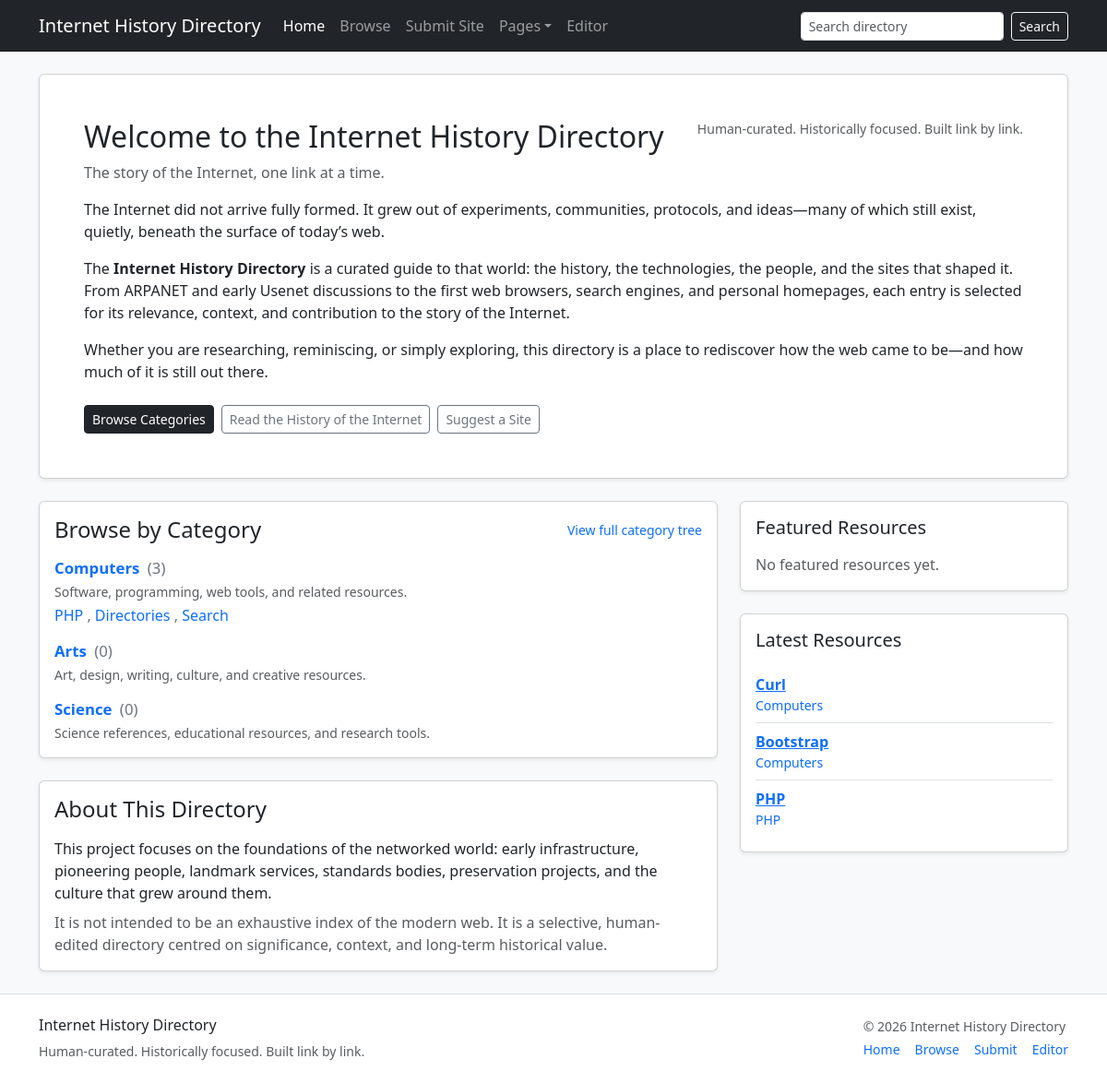
The page / on the database its author committed.
### tables this page shows
CREATE TABLE categories (
    id INT UNSIGNED AUTO_INCREMENT PRIMARY KEY,
    parent_id INT UNSIGNED NULL,
    slug VARCHAR(150) NOT NULL,
    path VARCHAR(500) NOT NULL,
    name VARCHAR(150) NOT NULL,
    description TEXT NULL,
    sort_order INT NOT NULL DEFAULT 0,
    is_active TINYINT(1) NOT NULL DEFAULT 1,
    is_featured TINYINT(1) NOT NULL DEFAULT 0,
    source_type ENUM('manual','dmoz_import') NOT NULL DEFAULT 'manual',
    source_key VARCHAR(255) NULL,
    import_batch_id INT UNSIGNED NULL,
    created_at DATETIME NOT NULL DEFAULT CURRENT_TIMESTAMP,
    updated_at DATETIME NOT NULL DEFAULT CURRENT_TIMESTAMP,
    CONSTRAINT fk_categories_parent FOREIGN KEY (parent_id) REFERENCES categories(id) ON DELETE SET NULL,
    UNIQUE KEY uq_categories_path (path(191)),
    KEY idx_categories_parent (parent_id),
    KEY idx_categories_slug (slug),
    KEY idx_categories_import_batch (import_batch_id)
);

CREATE TABLE sites (
    id INT UNSIGNED AUTO_INCREMENT PRIMARY KEY,
    category_id INT UNSIGNED NOT NULL,
    title VARCHAR(255) NOT NULL,
    slug VARCHAR(180) NOT NULL,
    url VARCHAR(2083) NULL,
    normalized_url VARCHAR(2083) NULL,
    content_type ENUM('link','text') NOT NULL DEFAULT 'link',
    description TEXT NOT NULL,
    body_text MEDIUMTEXT NULL,
    text_source_note VARCHAR(255) NULL,
    text_author VARCHAR(255) NULL,
    language_code VARCHAR(10) NULL,
    country_code VARCHAR(10) NULL,
    status ENUM('active','dead','flagged') NOT NULL DEFAULT 'active',
    source_type ENUM('manual','submission','dmoz_import') NOT NULL DEFAULT 'manual',
    source_key VARCHAR(255) NULL,
    original_title VARCHAR(255) NULL,
    original_description TEXT NULL,
    original_url VARCHAR(2083) NULL,
    import_batch_id INT UNSIGNED NULL,
    submitted_by_user_id INT UNSIGNED NULL,
    is_reviewed TINYINT(1) NOT NULL DEFAULT 1,
    approved_at DATETIME NULL,
    is_active TINYINT(1) NOT NULL DEFAULT 1,
    is_featured TINYINT(1) NOT NULL DEFAULT 0,
    created_at DATETIME NOT NULL DEFAULT CURRENT_TIMESTAMP,
    updated_at DATETIME NOT NULL DEFAULT CURRENT_TIMESTAMP,
    CONSTRAINT fk_sites_category FOREIGN KEY (category_id) REFERENCES categories(id) ON DELETE CASCADE,
    CONSTRAINT fk_sites_submitted_by FOREIGN KEY (submitted_by_user_id) REFERENCES users(id) ON DELETE SET NULL,
    KEY idx_sites_category (category_id),
    KEY idx_sites_status (status),
    KEY idx_sites_source_type (source_type),
    KEY idx_sites_import_batch (import_batch_id),
    UNIQUE KEY uq_sites_normalized_url (normalized_url(191))
);

### app/Core/Controller.php (called while the page is built, shortened)
<?php
class Controller
{
    protected function view(string $view, array $data = []): void
    {
        $data['headerSearchQuery'] = $data['headerSearchQuery'] ?? trim((string) ($_GET['q'] ?? ''));
        extract($data, EXTR_SKIP);
        $viewFile = dirname(__DIR__) . '/Views/' . $view . '.php';
        require dirname(__DIR__) . '/Views/layouts/header.php';
        require $viewFile;
        require dirname(__DIR__) . '/Views/layouts/footer.php';
    }
}

### app/Controllers/HomeController.php (called while the page is built, shortened)
<?php
class HomeController extends Controller
{
    public function index(): void
    {
        $categoryModel = new Category($this->db);
        $siteModel = new Site($this->db);
        $this->view('home/index', [
            'categories' => $categoryModel->homeDirectoryIndex(5),
            'featuredSites' => $siteModel->featured(),
            'latestSites' => $siteModel->latest(),
            'pageTitle' => 'Home',
        ]);
    }
}

### public/index.php (called while the page is built, shortened)
<?php
$basePath = dirname(__DIR__);
require $basePath . '/app/helpers.php';
$appConfig = require $basePath . '/config/app.php';
$dbConfig = require $basePath . '/config/database.php';
$db = new App\Core\Database($dbConfig);
$router = new App\Core\Router();
$router->dispatch($_SERVER['REQUEST_METHOD'], $_SERVER['REQUEST_URI'], $db, $appConfig);

### app/helpers.php (called while the page is built, shortened)
<?php
function config(string $key, $default = null)
{
    $config = $GLOBALS['app_config'] ?? [];
    return $config[$key] ?? $default;
}
function e(?string $value): string
{
    return htmlspecialchars((string) $value, ENT_QUOTES, 'UTF-8');
}
function base_url(string $path = ''): string
{
    $base = rtrim((string) config('base_url', ''), '/');
    $path = '/' . ltrim($path, '/');
    if ($base === '') {
        return $path;
    }
    return $base . $path;
}
function display_name(?string $name): string
{
    return str_replace('_', ' ', (string) $name);
}
function is_text_entry(array $site): bool
{
    return (($site['content_type'] ?? 'link') === 'text');
}

### app/Core/Database.php (called while the page is built, shortened)
<?php
class Database
{
    private PDO $pdo;
    public function __construct(array $config)
    {
        $dsn = sprintf(
            'mysql:host=%s;port=%d;dbname=%s;charset=%s',
            $config['host'],
            $config['port'],
            $config['database'],
            $config['charset']
        );
        $this->pdo = new PDO($dsn, $config['username'], $config['password'], [
            PDO::ATTR_ERRMODE => PDO::ERRMODE_EXCEPTION,
            PDO::ATTR_DEFAULT_FETCH_MODE => PDO::FETCH_ASSOC,
        ]);
    }
    public function query(string $sql, array $params = []): PDOStatement
    {
        $stmt = $this->pdo->prepare($sql);
        $stmt->execute($params);
        return $stmt;
    }
    public function fetchAll(string $sql, array $params = []): array
    {
        return $this->query($sql, $params)->fetchAll();
    }
}

### app/Models/Category.php (called while the page is built, shortened)
<?php
class Category
{
    protected Database $db;
    public function __construct(Database $db)
    {
        $this->db = $db;
    }
    public function homeDirectoryIndex(int $featuredChildrenLimit = 5): array
    {
        $roots = $this->db->fetchAll(
            "SELECT
                c.id,
                c.name,
                c.path,
                c.description,
                c.sort_order
             FROM categories c
             WHERE c.parent_id IS NULL
               AND c.is_active = 1
             ORDER BY c.sort_order ASC, c.name ASC"
        );
        $rootIds = array_map(static fn (array $row): int => (int) $row['id'], $roots);
        $children = $this->db->fetchAll(
            'SELECT id, parent_id, name, path, sort_order
             FROM categories
             WHERE parent_id IN (' . implode(',', array_fill(0, count($rootIds), '?')) . ')
               AND is_active = 1
             ORDER BY sort_order ASC, name ASC',
            $rootIds
        );
        return $roots;
    }
}

### app/Models/Site.php (called while the page is built, shortened)
<?php
class Site extends Model
{
    public function latest(int $limit = 8): array
    {
        return $this->db->fetchAll(
            'SELECT s.*, c.name AS category_name, c.path AS category_path
             FROM sites s
             INNER JOIN categories c ON c.id = s.category_id
             WHERE s.is_active = 1
             ORDER BY s.created_at DESC
             LIMIT ' . (int) $limit
        );
    }
}

### app/Views/home/index.php (the view, shortened to what this page needs)
<?php
$categories = $categories ?? [];
$latestSites = $latestSites ?? [];
$featuredSites = $featuredSites ?? [];
?>
<div class="card shadow-sm mb-4">
    <div class="card-body p-4 p-lg-5">
        <div class="d-flex flex-column flex-lg-row justify-content-between align-items-lg-start gap-3">
            <div>
                <h1 class="h2 mb-2">Welcome to the Internet History Directory</h1>
                <p class="text-muted mb-3">The story of the Internet, one link at a time.</p>
            </div>
            <div class="text-lg-end">
                <div class="small text-muted">Human-curated. Historically focused. Built link by link.</div>
            </div>
        </div>
        <p class="mb-3">
            The Internet did not arrive fully formed. It grew out of experiments, communities, protocols, and ideas—many of which still exist, quietly, beneath the surface of today’s web.
        </p>
        <p class="mb-3">
            The <strong>Internet History Directory</strong> is a curated guide to that world: the history, the technologies, the people, and the sites that shaped it. From ARPANET and early Usenet discussions to the first web browsers, search engines, and personal homepages, each entry is selected for its relevance, context, and contribution to the story of the Internet.
        </p>
        <p class="mb-4">
            Whether you are researching, reminiscing, or simply exploring, this directory is a place to rediscover how the web came to be—and how much of it is still out there.
        </p>
        <div class="d-flex flex-wrap gap-2">
            <a class="btn btn-dark btn-sm" href="<?= e(base_url('/category')) ?>">Browse Categories</a>
            <a class="btn btn-outline-secondary btn-sm" href="<?= e(base_url('/pages/history-of-the-internet')) ?>">Read the History of the Internet</a>
            <a class="btn btn-outline-secondary btn-sm" href="<?= e(base_url('/submit')) ?>">Suggest a Site</a>
        </div>
    </div>
</div>
<div class="row g-4">
    <div class="col-lg-8">
        <div class="card shadow-sm mb-4">
            <div class="card-body">
                <div class="d-flex justify-content-between align-items-center mb-3">
                    <h2 class="h4 mb-0">Browse by Category</h2>
                    <a class="small text-decoration-none" href="<?= e(base_url('/category')) ?>">View full category tree</a>
                </div>
                <?php if (empty($categories)): ?>
                    <p class="text-muted mb-0">No categories available yet.</p>
                <?php else: ?>
                    <div class="directory-home-categories">
                        <?php foreach ($categories as $category): ?>
                            <div class="directory-home-category">
                                <div class="directory-home-category-title">
                                    <a href="<?= e(base_url('/category/' . $category['path'])) ?>">
                                        <?= e(display_name($category['name'])) ?>
                                    </a>
                                    <span class="directory-home-category-count">(<?= (int) ($category['total_site_count'] ?? 0) ?>)</span>
                                </div>
                                <?php if (!empty($category['description'])): ?>
                                    <div class="small text-muted mt-1">
                                        <?= e($category['description']) ?>
                                    </div>
                                <?php endif; ?>
                                <?php if (!empty($category['featured_children'])): ?>
                                    <div class="directory-home-category-children">
                                        <?php foreach ($category['featured_children'] as $index => $child): ?>
                                            <?php if ($index > 0): ?>, <?php endif; ?>
                                            <a href="<?= e(base_url('/category/' . $child['path'])) ?>">
                                                <?= e(display_name($child['name'])) ?>
                                            </a>
                                        <?php endforeach; ?>
                                    </div>
                                <?php endif; ?>
                            </div>
                        <?php endforeach; ?>
                    </div>
                <?php endif; ?>
            </div>
        </div>
        <div class="card shadow-sm">
            <div class="card-body">
                <h2 class="h4 mb-3">About This Directory</h2>
                <p class="mb-2">
                    This project focuses on the foundations of the networked world: early infrastructure, pioneering people, landmark services, standards bodies, preservation projects, and the culture that grew around them.
                </p>
                <p class="mb-0 text-muted">
                    It is not intended to be an exhaustive index of the modern web. It is a selective, human-edited directory centred on significance, context, and long-term historical value.
                </p>
            </div>
        </div>
    </div>
    <div class="col-lg-4">
        <div class="card shadow-sm mb-4">
            <div class="card-body">
                <h2 class="h5 mb-3">Featured Resources</h2>
                <?php if (empty($featuredSites)): ?>
                    <p class="text-muted mb-0">No featured resources yet.</p>
                <?php endif; ?>
            </div>
        </div>
        <div class="card shadow-sm">
            <div class="card-body">
                <h2 class="h5 mb-3">Latest Resources</h2>
                <?php if (empty($latestSites)): ?>
                    <p class="text-muted mb-0">No listings available yet.</p>
                <?php else: ?>
                    <div class="list-group list-group-flush">
                        <?php foreach ($latestSites as $site): ?>
                            <div class="list-group-item px-0">
                                <div class="fw-semibold">
                                    <a href="<?= e(is_text_entry($site) ? entry_url($site) : $site['url']) ?>"<?= is_text_entry($site) ? "" : " target=\"_blank\" rel=\"noopener noreferrer\"" ?>>
                                        <?= e($site['title']) ?>
                                    </a>
                                </div>
                                <div class="small text-muted">
                                    <a class="text-decoration-none" href="<?= e(base_url('/category/' . $site['category_path'])) ?>">
                                        <?= e(display_name($site['category_name'])) ?>
                                    </a>
                                </div>
                            </div>
                        <?php endforeach; ?>
                    </div>
                <?php endif; ?>
            </div>
        </div>
    </div>
</div>

### app/Core/Router.php (shortened to what this page needs)
<?php
class Router
{
    private array $routes = [];
    private function addRoute(string $method, string $pattern, array $handler): void
    {
        $this->routes[] = compact('method', 'pattern', 'handler');
    }
    public function dispatch(string $method, string $uri, Database $db, array $appConfig): void
    {
        $path = parse_url($uri, PHP_URL_PATH) ?: '/';
        foreach ($this->routes as $route) {
            $params = $this->match($route['pattern'], $path);
            [$controllerClass, $action] = $route['handler'];
            $controller = new $controllerClass($db, $appConfig);
            $controller->$action(...array_values($params));
            return;
        }
    }
    private function match(string $pattern, string $path): ?array
    {
        $params = [];
        return $params;
    }
}

### public/assets/css/app.css (style rules this page uses)
body { min-height: 100vh; }
.directory-home-categories { display: flex; flex-direction: column; gap: 1rem; }
.directory-home-category-title { font-size: 1.05rem; font-weight: 600; line-height: 1.3; }
.directory-home-category-title a { text-decoration: none; }
.directory-home-category-count { color: #6c757d; font-weight: 400; margin-left: .25rem; }
.directory-home-category-children { margin-top: .2rem; color: #6c757d; line-height: 1.5; }
.directory-home-category-children a { text-decoration: none; }

### rows shown on the page
categories: name "Computers", total_site_count "3", description "Software, programming, web tools, and related resources.", name "PHP"
categories: name "Directories"
categories: name "Search"
categories: name "Arts", total_site_count "0", description "Art, design, writing, culture, and creative resources."
categories: name "Science", total_site_count "0", description "Science references, educational resources, and research tools."
sites: title "Curl", category.name "Computers"
sites: title "Bootstrap", category.name "Computers"
sites: title "PHP", category.name "PHP"
